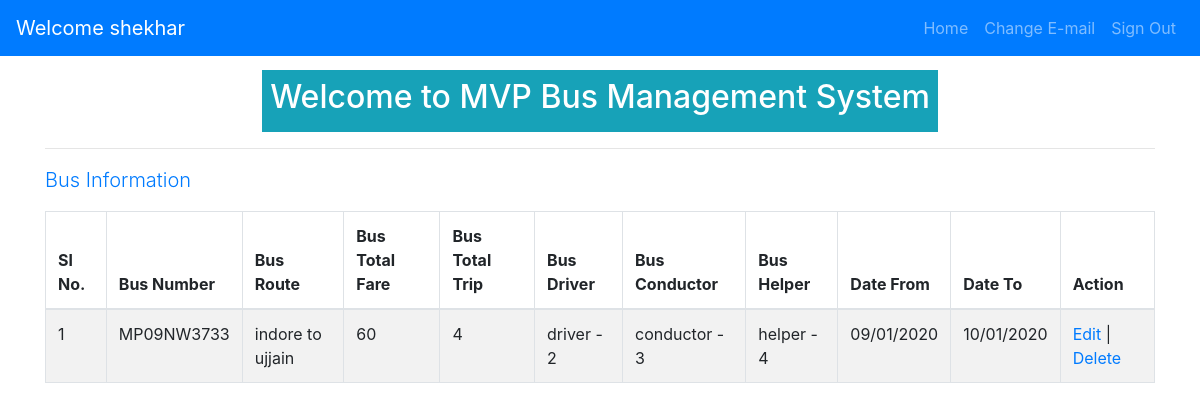
The app's page /manager/showassignbus (signed in) with its own data.
### mvpManagement/models.py (models this page shows, shortened)
class User(AbstractUser):
    class UserType:
        AGENCYMANAGER = 1
        DRIVER = 2
        CONDUCTOR = 3
        HELPER = 4
    USER_CHOICES = (
        (UserType.AGENCYMANAGER, _("Agency Manager")),
        (UserType.DRIVER, _("Driver")),
        (UserType.CONDUCTOR, _("Conductor")),
        (UserType.HELPER, _("Helper")),
    )
    usertype = models.IntegerField(
        default=0, choices=USER_CHOICES, verbose_name=_("User Type")
    )
    email = models.EmailField(unique=True, verbose_name=_('email address'), blank=True)
    created_by = models.ForeignKey(
        "self", null=True, blank=True, on_delete=models.CASCADE
    )
    class Meta:
        ordering = ('user__date_joined',)
        verbose_name = "User"
        verbose_name_plural = "Users"
    def __str__(self):
        return "{0} - {1}".format(self.username, self.usertype)

class BusSchedule(models.Model):
    businfo = models.ForeignKey(
        BusInfo,
        null=True,
        blank=True,
        on_delete=models.SET_NULL,
        related_name="bus_info",
        verbose_name="bus information",
    )
    broute_from = models.CharField(max_length=100, verbose_name=_("Bus Route From"))
    broute_to = models.CharField(max_length=100, verbose_name=_("Bus Route To"))
    btotalfare = models.IntegerField(default=0, verbose_name=_("Total Fare"))
    totaltrip = models.IntegerField(default=0, verbose_name=_("Total Trip"))
    businfo_driver = models.ForeignKey(
        settings.AUTH_USER_MODEL,
        null=True,
        blank=True,
        on_delete=models.SET_NULL,
        related_name="businfo_driver",
        verbose_name=_("Bus Driver Information"),
    )
    businfo_conductor = models.ForeignKey(
        settings.AUTH_USER_MODEL,
        null=True,
        blank=True,
        on_delete=models.SET_NULL,
        related_name="businfo_conductor",
        verbose_name=_("Bus Conductor Information"),
    )
    businfo_helper = models.ForeignKey(
        settings.AUTH_USER_MODEL,
        null=True,
        blank=True,
        on_delete=models.SET_NULL,
        related_name="businfo_helper",
        verbose_name=_("Bus Helper Information"),
    )
    created_by = models.ForeignKey(
        settings.AUTH_USER_MODEL, null=True, blank=True, on_delete=models.CASCADE
    )
    bus_from = models.DateField(verbose_name=_("Date From"))
    bus_to = models.DateField(verbose_name=_("Date To"))
    created_at = models.DateTimeField(editable=False)
    updated_at = models.DateTimeField()
    class Meta:
        db_table = "busschedule"
        ordering = ('-bus_to',)
        verbose_name = "Bus Schedule"
        verbose_name_plural = "Buses Schedule"

class BusInfo(models.Model):
    bnum = models.CharField(max_length=10, verbose_name=_("Bus Number"), unique=True)
    bseater = models.IntegerField(default=0, verbose_name=_("Seating Capacity"))
    created_by = models.ForeignKey(
        settings.AUTH_USER_MODEL, null=True, blank=True, on_delete=models.CASCADE
    )
    created_at = models.DateTimeField(editable=False)
    updated_at = models.DateTimeField()
    class Meta:
        db_table = "bustable"
        ordering = ('created_at',)
        verbose_name = "Bus Info"
        verbose_name_plural = "Buses Info"
    def __str__(self):
        return "{0}".format(self.bnum)

### mvpManagement/views/manager.py (the view)
# urls.py: path('showassignbus', manager.user_bus_list, name='show_assign_bus'),
@manager_required
def user_bus_list(request):
    bus_detail = request.user.busschedule_set.all()
    page = request.GET.get("pg", 1)
    paginator_bus = Paginator(bus_detail, 5)
    try:
        bus_detail = paginator_bus.page(page)
    except PageNotAnInteger:
        bus_detail = paginator_bus.page(1)
    except EmptyPage:
        bus_detail = paginator_bus.page(paginator_bus.num_pages)
    return render(
        request, "mvp_management/managers/bususerlist.html", {"bus_detail": bus_detail}
    )

### mvpManagement/templates/mvp_management/managers/bususerlist.html (shortened to what this page needs)
{% extends 'base.html' %}
{% block content %}
<div class="d-flex justify-content-center flex-wrap flex-row text-white">
    <div class="p-2 bg-info">
<h2> Welcome to MVP Bus Management System</h2>
</div>
</div>
<hr>
<div class="row">
        <div class="col-md-12">
            <p class="lead text-primary">Bus Information</p>
          </div>
      </div>
    <div class="row">
        <div class="col-md-12">
    <div class="table-responsive">
      <table class="table table-striped table-bordered table-hover">
    <thead><tr>
      <th>Sl No.</th>
      <th>Bus Number</th>
      <th>Bus Route</th>
      <th>Bus Total Fare</th>
      <th>Bus Total Trip</th>
      <th>Bus Driver</th>
      <th>Bus Conductor</th>
      <th>Bus Helper</th>
      <th>Date From</th>
      <th>Date To</th>
      <th>Action</th>
    </tr></thead>
    {% for bus in bus_detail %}
    <tbody>
    <tr>
      <td>{{forloop.counter0|add:bus_detail.start_index}}</td>
      <td>{{bus.businfo}}</td>
      <td>{{bus.broute_from}} to {{bus.broute_to}}</td>
      <td>{{bus.btotalfare}}</td>
      <td>{{bus.totaltrip}}</td>
      <td>{{bus.businfo_driver}}</td>
      <td>{{bus.businfo_conductor}}</td>
      <td>{{bus.businfo_helper}}</td>
      <td>{{bus.bus_from|date:"d/m/Y"}}</td>
      <td>{{bus.bus_to|date:"d/m/Y"}}</td>
      <td>
          <a href="{% url 'manager:edit_assign_bus' bus.pk %}"><span class="glyphicon glyphicon-pencil" >Edit</span></a>
          |
          <a href="{% url 'manager:delete_assign_bus' bus.pk %}"><span class="glyphicon glyphicon-pencil" >Delete</span></a>
      </td>
    </tr>
    </tbody>
    {% endfor %}
    </table>
    </div>
    </div>
    </div>
    <div class="row">
        <div class="col-md-12">
        </div>
      </div>
{% endblock %}

### templates/base.html (shortened to what this page needs)
<!DOCTYPE html>
<html>
  <head>
    <link rel="stylesheet" href="https://maxcdn.bootstrapcdn.com/bootstrap/4.0.0/css/bootstrap.min.css">
  </head>
  <body>
    {% block body %}
        <nav class="navbar navbar-expand-sm bg-primary navbar-dark fixed-top">
            <div class="navbar-collapse collapse">
                {% if user.is_authenticated %}
                <a routerLink="/" class="navbar-brand" href="/">Welcome {{ user.username }}</a>
                {% endif %}
          <ul class="navbar-nav ml-auto">
          {% if user.is_authenticated %}
          <li class="nav-item"><a href="/index" class="nav-link">Home</a></li>
        	<li class="nav-item"><a href="{% url 'account_email' %}" class="nav-link">Change E-mail</a></li>
	        <li class="nav-item">
            <form name='signoutform' method="post" action="{% url 'account_logout' %}">
                  <a href="#" class="nav-link" onclick="document.forms['signoutform'].submit(); return false;">Sign Out</a>
            </form>
          </li>
	        {% else %}
	        <li class="nav-item"><a href="{% url 'account_login' %}" class="nav-link">Sign In</a></li>
	        {% endif %}
        </ul>
        </div>
        </nav>
    <div class="container">
    {% block content %}
    {% endblock %}
    {% endblock %}
  </div>
  </body>
</html>

### templates/base.html (style rules this page uses)
body { padding-top: 70px; }

### records on screen
User: username "shekhar"
BusSchedule: businfo "MP09NW3733", broute_from "indore", broute_to "ujjain", btotalfare "60", totaltrip "4", businfo_driver "driver - 2", businfo_conductor "conductor - 3", businfo_helper "helper - 4", bus_from "09/01/2020", bus_to "10/01/2020"
